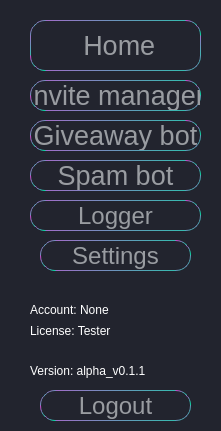
   <widget class="QFrame" name="frame_2">
    <property name="geometry">
     <rect>
      <x>-10</x>
      <y>160</y>
      <width>221</width>
      <height>431</height>
     </rect>
    </property>
    <property name="styleSheet">
     <string notr="true">QFrame {
background-color : rgb(34, 36, 46);
border: 0.2px solid;
 border-radius: 20px;
}</string>
    </property>
    <property name="frameShape">
     <enum>QFrame::StyledPanel</enum>
    </property>
    <property name="frameShadow">
     <enum>QFrame::Raised</enum>
    </property>
    <widget class="QPushButton" name="home_button">
     <property name="geometry">
      <rect>
       <x>30</x>
       <y>20</y>
       <width>171</width>
       <height>51</height>
      </rect>
     </property>
     <property name="font">
      <font>
       <family>Helvetica Neue</family>
       <pointsize>20</pointsize>
       <italic>false</italic>
      </font>
     </property>
     <property name="styleSheet">
      <string notr="true">QPushButton{
background-color: rgb(34, 36, 46);
border: 0.5px solid qlineargradient(spread:pad, x1:0, y1:0, x2:1, y2:0.995, stop:0.0295567 rgba(208, 75, 211, 255), stop:1 rgba(0, 226, 163, 255));
color :  rgb(153, 156, 161);
border-radius: 15px;
}

QPushButton::hover{
background-color: rgb(34, 36, 46);
border: 0.5px solid rgb(0, 226, 163);
color :  white;
}

</string>
     </property>
     <property name="text">
      <string> Home</string>
     </property>
     <property name="icon">
      <iconset>
       <normaloff>icons/home.png</normaloff>icons/home.png</iconset>
     </property>
     <property name="iconSize">
      <size>
       <width>40</width>
       <height>40</height>
      </size>
     </property>
    </widget>
    <widget class="QPushButton" name="settings_button">
     <property name="geometry">
      <rect>
       <x>40</x>
       <y>240</y>
       <width>151</width>
       <height>31</height>
      </rect>
     </property>
     <property name="font">
      <font>
       <family>Arial</family>
       <pointsize>18</pointsize>
      </font>
     </property>
     <property name="styleSheet">
      <string notr="true">QPushButton{
background-color: rgb(34, 36, 46);
border: 0.5px solid qlineargradient(spread:pad, x1:0, y1:0, x2:1, y2:0.995, stop:0.0295567 rgba(208, 75, 211, 255), stop:1 rgba(0, 226, 163, 255));
color :  rgb(153, 156, 161);
border-radius: 15px;
}

QPushButton::hover{
background-color: rgb(34, 36, 46);
border: 0.5px solid rgb(0, 226, 163);
color :  white;
}
</string>
     </property>
     <property name="text">
      <string>Settings</string>
     </property>
     <property name="icon">
      <iconset>
       <normaloff>icons/settings.png</normaloff>icons/settings.png</iconset>
     </property>
    </widget>
    <widget class="QPushButton" name="invite_manager_button">
     <property name="geometry">
      <rect>
       <x>30</x>
       <y>80</y>
       <width>171</width>
       <height>31</height>
      </rect>
     </property>
     <property name="font">
      <font>
       <family>Helvetica Neue</family>
       <pointsize>20</pointsize>
       <italic>false</italic>
      </font>
     </property>
     <property name="styleSheet">
      <string notr="true">QPushButton{
background-color: rgb(34, 36, 46);
border: 0.5px solid qlineargradient(spread:pad, x1:0, y1:0, x2:1, y2:0.995, stop:0.0295567 rgba(208, 75, 211, 255), stop:1 rgba(0, 226, 163, 255));
color :  rgb(153, 156, 161);
border-radius: 15px;
}

QPushButton::hover{
background-color: rgb(34, 36, 46);
border: 0.5px solid rgb(0, 226, 163);
color :  white;
}
</string>
     </property>
     <property name="text">
      <string>Invite manager</string>
     </property>
     <property name="icon">
      <iconset>
       <normaloff>icons/twitter.png</normaloff>icons/twitter.png</iconset>
     </property>
    </widget>
    <widget class="QPushButton" name="logout_button">
     <property name="geometry">
      <rect>
       <x>40</x>
       <y>390</y>
       <width>151</width>
       <height>31</height>
      </rect>
     </property>
     <property name="font">
      <font>
       <family>Arial</family>
       <pointsize>18</pointsize>
      </font>
     </property>
     <property name="styleSheet">
      <string notr="true">QPushButton{
background-color: rgb(34, 36, 46);
border: 0.5px solid qlineargradient(spread:pad, x1:0, y1:0, x2:1, y2:0.995, stop:0.0295567 rgba(208, 75, 211, 255), stop:1 rgba(0, 226, 163, 255));
color :  rgb(153, 156, 161);
border-radius: 15px;
}

QPushButton::hover{
background-color: rgb(34, 36, 46);
border: 0.5px solid rgb(255, 80, 104);
color :  white;
}
</string>
     </property>
     <property name="text">
      <string>Logout</string>
     </property>
     <property name="icon">
      <iconset>
       <normaloff>icons/logout.png</normaloff>icons/logout.png</iconset>
     </property>
    </widget>
    <widget class="QLabel" name="license_labl">
     <property name="geometry">
      <rect>
       <x>30</x>
       <y>320</y>
       <width>181</width>
       <height>21</height>
      </rect>
     </property>
     <property name="styleSheet">
      <string notr="true">color: white</string>
     </property>
     <property name="text">
      <string>License: Tester</string>
     </property>
    </widget>
    <widget class="QLabel" name="version_label">
     <property name="geometry">
      <rect>
       <x>30</x>
       <y>360</y>
       <width>181</width>
       <height>21</height>
      </rect>
     </property>
     <property name="styleSheet">
      <string notr="true">color: white</string>
     </property>
     <property name="text">
      <string>Version: alpha_v0.1.1</string>
     </property>
    </widget>
    <widget class="QPushButton" name="logger_button">
     <property name="geometry">
      <rect>
       <x>30</x>
       <y>200</y>
       <width>171</width>
       <height>31</height>
      </rect>
     </property>
     <property name="font">
      <font>
       <family>Arial</family>
       <pointsize>18</pointsize>
      </font>
     </property>
     <property name="styleSheet">
      <string notr="true">QPushButton{
background-color: rgb(34, 36, 46);
border: 0.5px solid qlineargradient(spread:pad, x1:0, y1:0, x2:1, y2:0.995, stop:0.0295567 rgba(208, 75, 211, 255), stop:1 rgba(0, 226, 163, 255));
color :  rgb(153, 156, 161);
border-radius: 15px;
}

QPushButton::hover{
background-color: rgb(34, 36, 46);
border: 0.5px solid rgb(0, 226, 163);
color :  white;
}
</string>
     </property>
     <property name="text">
      <string>Logger</string>
     </property>
     <property name="icon">
      <iconset>
       <normaloff>icons/log-file.png</normaloff>icons/log-file.png</iconset>
     </property>
    </widget>
    <widget class="QLabel" name="account_name">
     <property name="geometry">
      <rect>
       <x>30</x>
       <y>300</y>
       <width>181</width>
       <height>20</height>
      </rect>
     </property>
     <property name="styleSheet">
      <string notr="true">color: white</string>
     </property>
     <property name="text">
      <string>Account: None</string>
     </property>
    </widget>
    <widget class="QPushButton" name="giveaway_bot_button">
     <property name="geometry">
      <rect>
       <x>30</x>
       <y>120</y>
       <width>171</width>
       <height>31</height>
      </rect>
     </property>
     <property name="font">
      <font>
       <family>Helvetica Neue</family>
       <pointsize>20</pointsize>
       <italic>false</italic>
      </font>
     </property>
     <property name="styleSheet">
      <string notr="true">QPushButton{
background-color: rgb(34, 36, 46);
border: 0.5px solid qlineargradient(spread:pad, x1:0, y1:0, x2:1, y2:0.995, stop:0.0295567 rgba(208, 75, 211, 255), stop:1 rgba(0, 226, 163, 255));
color :  rgb(153, 156, 161);
border-radius: 15px;
}

QPushButton::hover{
background-color: rgb(34, 36, 46);
border: 0.5px solid rgb(0, 226, 163);
color :  white;
}
</string>
     </property>
     <property name="text">
      <string>Giveaway bot</string>
     </property>
     <property name="icon">
      <iconset>
       <normaloff>icons/gift.png</normaloff>icons/gift.png</iconset>
     </property>
    </widget>
    <widget class="QPushButton" name="spambot_button">
     <property name="geometry">
      <rect>
       <x>30</x>
       <y>160</y>
       <width>171</width>
       <height>31</height>
      </rect>
     </property>
     <property name="font">
      <font>
       <family>Helvetica Neue</family>
       <pointsize>20</pointsize>
       <italic>false</italic>
      </font>
     </property>
     <property name="styleSheet">
      <string notr="true">QPushButton{
background-color: rgb(34, 36, 46);
border: 0.5px solid qlineargradient(spread:pad, x1:0, y1:0, x2:1, y2:0.995, stop:0.0295567 rgba(208, 75, 211, 255), stop:1 rgba(0, 226, 163, 255));
color :  rgb(153, 156, 161);
border-radius: 15px;
}

QPushButton::hover{
background-color: rgb(34, 36, 46);
border: 0.5px solid rgb(0, 226, 163);
color :  white;
}
</string>
     </property>
     <property name="text">
      <string>Spam bot</string>
     </property>
     <property name="icon">
      <iconset>
       <normaloff>icons/messages.png</normaloff>icons/messages.png</iconset>
     </property>
    </widget>
   </widget>
